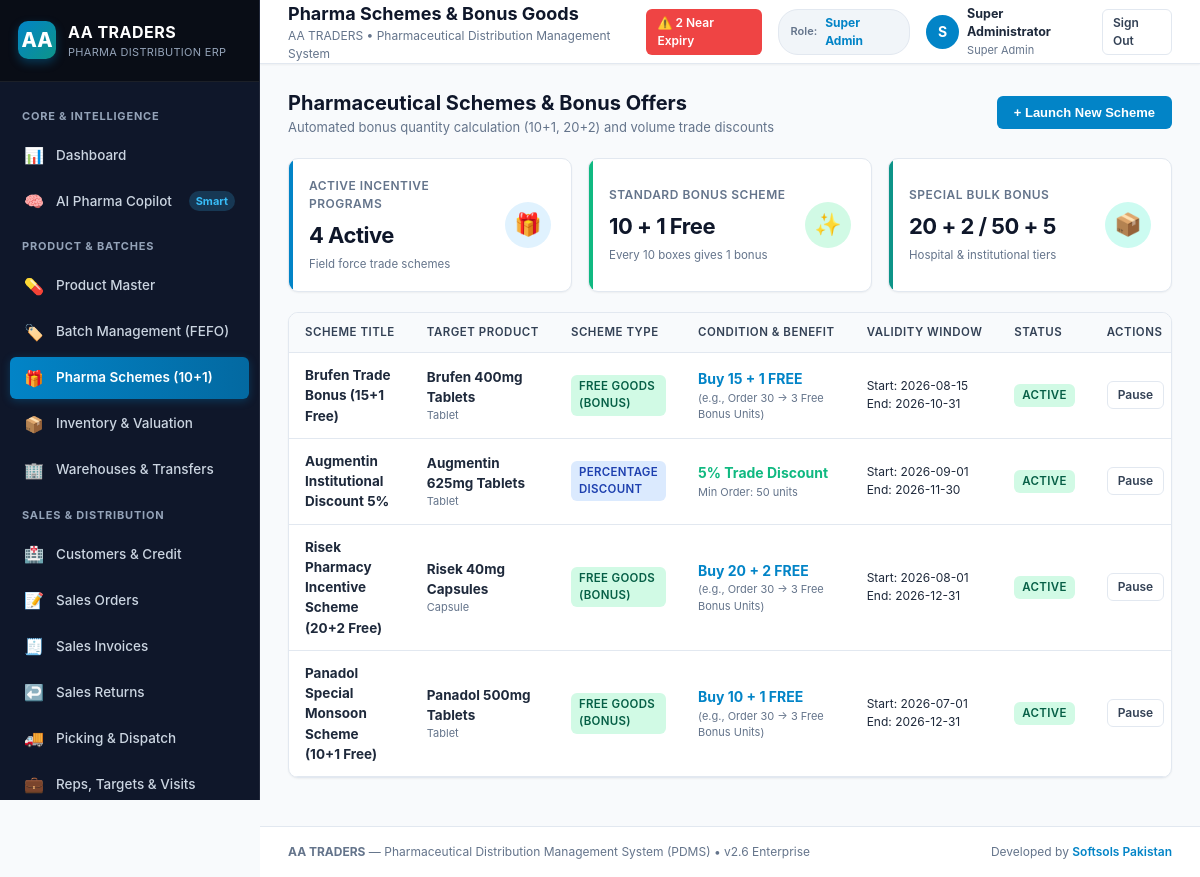
The app's page /schemes.php (signed in) with its own data.
### tables this page shows
CREATE TABLE company_settings (
    id INTEGER PRIMARY KEY AUTOINCREMENT,
    name TEXT NOT NULL,
    trade_name TEXT,
    ntn TEXT,
    strn TEXT,
    drug_license_no TEXT,
    address TEXT,
    city TEXT,
    country TEXT DEFAULT 'Pakistan',
    phone TEXT,
    email TEXT,
    website TEXT,
    bank_name TEXT,
    bank_account_title TEXT,
    bank_account_no TEXT,
    iban TEXT,
    invoice_footer_note TEXT,
    currency_symbol TEXT DEFAULT 'Rs.',
    currency_code TEXT DEFAULT 'PKR',
    updated_at DATETIME DEFAULT CURRENT_TIMESTAMP
);

CREATE TABLE schemes (
    id INTEGER PRIMARY KEY AUTOINCREMENT,
    name TEXT NOT NULL,
    scheme_type TEXT NOT NULL DEFAULT 'bonus_qty', -- bonus_qty, percentage_discount
    product_id INTEGER,
    buy_qty INTEGER DEFAULT 10,
    free_qty INTEGER DEFAULT 1,
    discount_pct REAL DEFAULT 0.0,
    start_date DATE,
    end_date DATE,
    is_active INTEGER DEFAULT 1,
    created_at DATETIME DEFAULT CURRENT_TIMESTAMP,
    FOREIGN KEY (product_id) REFERENCES products(id)
);

CREATE TABLE products (
    id INTEGER PRIMARY KEY AUTOINCREMENT,
    code TEXT UNIQUE NOT NULL,
    name TEXT NOT NULL,
    generic_name TEXT,
    brand_name TEXT,
    category_id INTEGER,
    therapeutic_id INTEGER,
    manufacturer_id INTEGER,
    dosage_form TEXT, -- Tablet, Capsule, Syrup, Injection, Cream, Drops, Suspension, Ointment
    strength TEXT,    -- e.g., 500mg, 10mg/ml, 1g
    pack_size TEXT,   -- e.g., 20 tablets, 1 vial, 120ml
    unit TEXT DEFAULT 'Box', -- Box, Pack, Strip, Bottle, Ampoule
    barcode TEXT,
    gtin TEXT,
    sku TEXT,
    tax_category TEXT DEFAULT 'exempt', -- exempt, standard, reduced
    tax_rate REAL DEFAULT 0.0,
    is_prescription INTEGER DEFAULT 1,
    min_stock INTEGER DEFAULT 10,
    max_stock INTEGER DEFAULT 1000,
    reorder_level INTEGER DEFAULT 25,
    safety_stock INTEGER DEFAULT 15,
    is_active INTEGER DEFAULT 1,
    created_at DATETIME DEFAULT CURRENT_TIMESTAMP,
    FOREIGN KEY (category_id) REFERENCES product_categories(id),
    FOREIGN KEY (therapeutic_id) REFERENCES therapeutic_classes(id),
    FOREIGN KEY (manufacturer_id) REFERENCES manufacturers(id)
);

### includes/auth.php (called while the page is built, shortened)
<?php
class Auth {
    public static function check(): bool {
        return isset($_SESSION['user_id']);
    }
    public static function user(): ?array {
        return [
            'id' => $_SESSION['user_id'],
            'username' => $_SESSION['username'],
            'name' => $_SESSION['full_name'],
            'email' => $_SESSION['email'],
            'role' => $_SESSION['role'],
        ];
    }
}

### schemes.php (the view, shortened to what this page needs)
<?php
$pageTitle = 'Pharma Schemes & Bonus Goods';
require_once __DIR__ . '/includes/header.php';
$schemes = $db->query("
    SELECT s.*, p.name as product_name, p.code as product_code, p.dosage_form
    FROM schemes s
    LEFT JOIN products p ON s.product_id = p.id
    ORDER BY s.id DESC
")->fetchAll();
?>
<div style="display: flex; justify-content: space-between; align-items: center; margin-bottom: 20px;">
    <div>
        <h2 style="font-size: 20px; font-weight: 700; color: var(--slate-900);">Pharmaceutical Schemes &amp; Bonus Offers</h2>
        <p style="font-size: 13px; color: var(--slate-500);">Automated bonus quantity calculation (10+1, 20+2) and volume trade discounts</p>
    </div>
    <button onclick="openModal('addSchemeModal')" class="btn btn-primary">+ Launch New Scheme</button>
</div>
<div class="kpi-grid" style="margin-bottom: 20px;">
    <div class="kpi-card kpi-primary">
        <div class="kpi-info">
            <h3>Active Incentive Programs</h3>
            <div class="kpi-value"><?= count(array_filter($schemes, fn($s) => $s['is_active'] == 1)) ?> Active</div>
            <div class="kpi-sub">Field force trade schemes</div>
        </div>
        <div class="kpi-icon blue">🎁</div>
    </div>
    <div class="kpi-card kpi-success">
        <div class="kpi-info">
            <h3>Standard Bonus Scheme</h3>
            <div class="kpi-value">10 + 1 Free</div>
            <div class="kpi-sub">Every 10 boxes gives 1 bonus</div>
        </div>
        <div class="kpi-icon green">✨</div>
    </div>
    <div class="kpi-card kpi-secondary">
        <div class="kpi-info">
            <h3>Special Bulk Bonus</h3>
            <div class="kpi-value">20 + 2 / 50 + 5</div>
            <div class="kpi-sub">Hospital & institutional tiers</div>
        </div>
        <div class="kpi-icon teal">📦</div>
    </div>
</div>
<div class="card">
    <div class="card-body" style="padding: 0;">
        <div class="table-responsive">
            <table class="table">
                <thead>
                    <tr>
                        <th>Scheme Title</th>
                        <th>Target Product</th>
                        <th>Scheme Type</th>
                        <th>Condition &amp; Benefit</th>
                        <th>Validity Window</th>
                        <th>Status</th>
                        <th>Actions</th>
                    </tr>
                </thead>
                <tbody>
                    <?php foreach ($schemes as $s): ?>
                        <tr>
                            <td>
                                <strong><?= htmlspecialchars($s['name']) ?></strong>
                            </td>
                            <td>
                                <?php if ($s['product_name']): ?>
                                    <strong><?= htmlspecialchars($s['product_name']) ?></strong>
                                    <div style="font-size: 11px; color: var(--slate-500);"><?= htmlspecialchars($s['dosage_form']) ?></div>
                                <?php else: ?>
                                    <span class="badge badge-primary">All Formulations</span>
                                <?php endif; ?>
                            </td>
                            <td>
                                <?php if ($s['scheme_type'] === 'bonus_qty'): ?>
                                    <span class="badge badge-success">Free Goods (Bonus)</span>
                                <?php else: ?>
                                    <span class="badge badge-info">Percentage Discount</span>
                                <?php endif; ?>
                            </td>
                            <td>
                                <?php if ($s['scheme_type'] === 'bonus_qty'): ?>
                                    <strong style="color: #0284c7; font-size: 14px;">Buy <?= $s['buy_qty'] ?> + <?= $s['free_qty'] ?> FREE</strong>
                                    <div style="font-size: 11px; color: #64748b;">(e.g., Order 30 &rarr; 3 Free Bonus Units)</div>
                                <?php else: ?>
                                    <strong style="color: #10b981; font-size: 14px;"><?= $s['discount_pct'] ?>% Trade Discount</strong>
                                    <div style="font-size: 11px; color: #64748b;">Min Order: <?= $s['buy_qty'] ?> units</div>
                                <?php endif; ?>
                            </td>
                            <td>
                                <div style="font-size: 12px;">
                                    Start: <?= $s['start_date'] ?? 'Immediate' ?><br>
                                    End: <?= $s['end_date'] ?? 'Ongoing' ?>
                                </div>
                            </td>
                            <td>
                                <span class="badge <?= $s['is_active'] ? 'badge-success' : 'badge-secondary' ?>">
                                    <?= $s['is_active'] ? 'ACTIVE' : 'PAUSED' ?>
                                </span>
                            </td>
                            <td>
                                <a href="schemes.php?toggle_id=<?= $s['id'] ?>" class="btn btn-secondary btn-sm">
                                    <?= $s['is_active'] ? 'Pause' : 'Activate' ?>
                                </a>
                            </td>
                        </tr>
                    <?php endforeach; ?>
                </tbody>
            </table>
        </div>
    </div>
</div>
<?php require_once __DIR__ . '/includes/footer.php'; ?>

### includes/header.php (shortened to what this page needs)
<?php
require_once __DIR__ . '/auth.php';
$currentUser = Auth::user();
$db = Database::getConnection();
$nearExpiryCount = $db->query("
    SELECT COUNT(*) FROM product_batches
    WHERE status = 'active'
      AND quantity_available > 0
      AND julianday(expiry_date) - julianday('now') <= 90
")->fetchColumn();
$company = $db->query("SELECT * FROM company_settings LIMIT 1")->fetch();
$companyName = $company['name'] ?? 'AA TRADERS';
?>
<!DOCTYPE html>
<html lang="en">
<head>
    <link rel="stylesheet" href="assets/css/app.css">
</head>
<body>
<div class="app-container">
    <?php require_once __DIR__ . '/sidebar.php'; ?>
    <div class="main-content">
        <header class="topbar no-print">
            <div class="topbar-left">
                <div>
                    <h2 class="topbar-title"><?= htmlspecialchars($pageTitle ?? 'Overview') ?></h2>
                    <p class="topbar-subtitle"><?= htmlspecialchars($companyName) ?> &bull; Pharmaceutical Distribution Management System</p>
                </div>
            </div>
            <div class="topbar-right">
                <?php if ($nearExpiryCount > 0): ?>
                    <a href="expiry.php" class="btn btn-sm btn-danger" title="<?= $nearExpiryCount ?> Batches Near Expiry (< 90 Days)">
                        ⚠️ <?= $nearExpiryCount ?> Near Expiry
                    </a>
                <?php endif; ?>
                <div class="role-pill">
                    <span style="font-size: 11px; color: var(--slate-500);">Role:</span>
                    <span style="font-weight: 700; color: #0284c7; font-size: 12px;"><?= htmlspecialchars(ucwords(str_replace('_', ' ', $currentUser['role'] ?? 'User'))) ?></span>
                </div>
                <div style="display: flex; align-items: center; gap: 8px;">
                    <div style="width: 34px; height: 34px; border-radius: 50%; background: #0284c7; color: #fff; display: flex; align-items: center; justify-content: center; font-weight: 700;">
                        <?= strtoupper(substr($currentUser['name'] ?? 'U', 0, 1)) ?>
                    </div>
                    <div style="display: flex; flex-direction: column;">
                        <span style="font-size: 12.5px; font-weight: 700; color: #1e293b;"><?= htmlspecialchars($currentUser['name'] ?? 'User') ?></span>
                        <span style="font-size: 11px; color: #64748b;"><?= htmlspecialchars(ucwords(str_replace('_', ' ', $currentUser['role'] ?? ''))) ?></span>
                    </div>
                </div>
                <a href="logout.php" class="btn btn-secondary btn-sm" title="Sign Out">Sign Out</a>
            </div>
        </header>
        <main class="page-body">

### records on screen
company_settings: name "AA TRADERS"
schemes: name "Brufen Trade Bonus (15+1 Free)", product.name "Brufen 400mg Tablets", product.dosage_form "Tablet", scheme_type "FREE GOODS (BONUS)", buy_qty "15", free_qty "1", start_date "2026-08-15", end_date "2026-10-31", is_active "ACTIVE"
schemes: name "Augmentin Institutional Discount 5%", product.name "Augmentin 625mg Tablets", product.dosage_form "Tablet", shows "PERCENTAGE DISCOUNT", discount_pct "5", buy_qty "50", start_date "2026-09-01", end_date "2026-11-30", is_active "ACTIVE"
schemes: name "Risek Pharmacy Incentive Scheme (20+2 Free)", product.name "Risek 40mg Capsules", product.dosage_form "Capsule", scheme_type "FREE GOODS (BONUS)", buy_qty "20", free_qty "2", start_date "2026-08-01", end_date "2026-12-31", is_active "ACTIVE"
schemes: name "Panadol Special Monsoon Scheme (10+1 Free)", product.name "Panadol 500mg Tablets", product.dosage_form "Tablet", scheme_type "FREE GOODS (BONUS)", buy_qty "10", free_qty "1", start_date "2026-07-01", end_date "2026-12-31", is_active "ACTIVE"

### other values on screen
$pageTitle "Pharma Schemes & Bonus Goods"
$nearExpiryCount "2"
str_replace('_', ' ', $currentUser['role'] ?? 'User') "Super Admin"
substr($currentUser['name'] ?? 'U', 0, 1) "S"
$currentUser['name'] "Super Administrator"
str_replace('_', ' ', $currentUser['role'] ?? '') "Super Admin"
count(array_filter($schemes, fn($s) => $s['is_active'] == 1)) "4"
